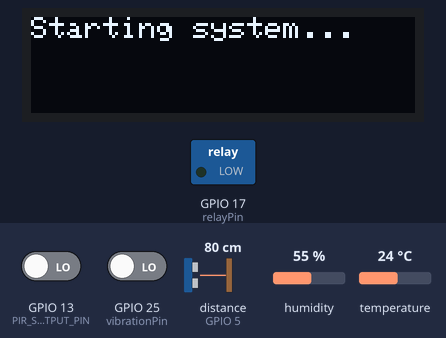
Bench run of a sketch on a simulated ESP32. On the bench: 128×32 one-colour display, switched loads named in the sketch (green lamp = pin HIGH). Inputs (shaded band) come from the test bench; at power-on: GPIO 13 (PIR_SENSOR_OUTPUT_PIN) LOW, GPIO 25 (vibrationPin) LOW, distance to the obstacle (sensor on GPIO 5) 80 cm, humidity 55 %, temperature 24 °C. The echo pulse lasts 58.3 µs per cm; WiFi joins after 1.5 s; servers stay silent unless stated; uploads are accepted with an empty reply; the local clock reads 2024-03-15 10:24:30 at power-on unless the sketch sets it; the Firebase database answers and starts empty; pins used as bus, display or sensor lines are not drawn; what the sketch prints to the serial monitor is not drawn.

Above: at 0.1 s.
At 1.6 s:
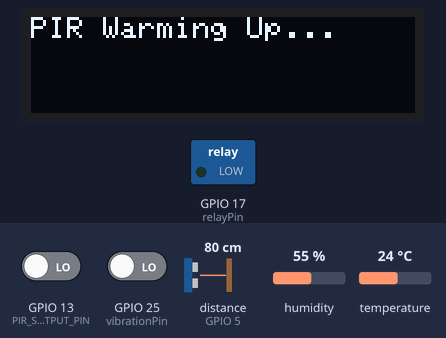
At 21.6 s:
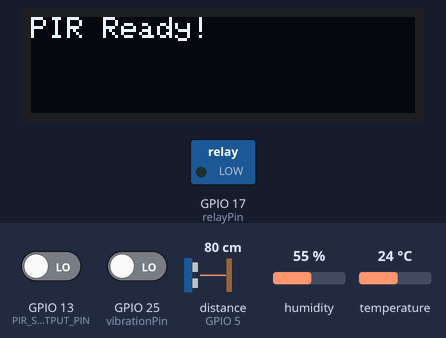
At 22.6 s:
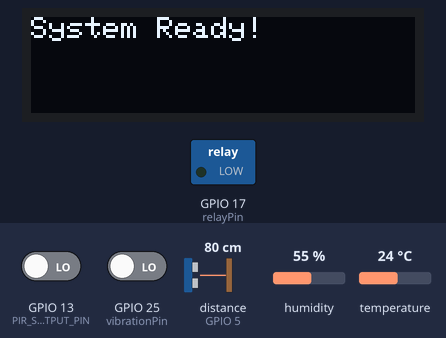
At 24.6 s:
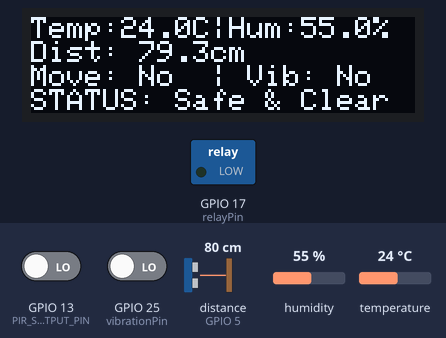

The sketch:

esp32_pir_vibration_ultrasonic.ino
```cpp
#include <Adafruit_SSD1306.h>
#include <Adafruit_GFX.h>
#include <DHT.h>
#include <WiFi.h>
#include <Firebase_ESP_Client.h>
#include <HTTPClient.h>

// // mysql
unsigned long lastHttpSendTime = 0;
const unsigned long httpInterval = 10000;  // 10 seconds

// WiFi credentials
#define WIFI_SSID "Abby's"
#define WIFI_PASSWORD ""

// Firebase credentials
#define API_KEY ""
#define DATABASE_URL ""

// Firebase objects
FirebaseData fbdo;
FirebaseAuth auth;
FirebaseConfig config;

// Firebase helper files
#include "addons/TokenHelper.h"
#include "addons/RTDBHelper.h"

// === Pin Configuration ===
// Ultrasonic
const int trigPin = 18;
const int echoPin = 5;
#define SOUND_SPEED 0.034  // in cm/us
// ultrasonic variable
long duration;
float distanceCm;
float distanceThreshold = 50.0;  // default fallback

// PIR Sensor
const int PIR_SENSOR_OUTPUT_PIN = 13;
// pir variable
volatile bool motionDetected = false;
unsigned long lastMotionTime = 0;
const unsigned long motionTimeout = 5000;  // 5 seconds
bool motionStatusShown = false;

// Vibration Sensor
const int vibrationPin = 25;
// vibration variable
bool vibrationDetected = false;
unsigned long lastVibrationTime = 0;
const unsigned long vibrationHoldTime = 5000;  // 5 second
unsigned long vibrationStartTime = 0;
const unsigned long vibrationCooldown = 5000;  // 5 seconds
bool vibrationDurationReset = false;

// DHT11
#define DHTPIN 4
#define DHTTYPE DHT11
DHT dht(DHTPIN, DHTTYPE);
// dht variable
float temperature;
float humidity;

// Relay
const int relayPin = 17;
bool relayOn = false;
unsigned long relayTriggeredTime = 0;
const unsigned long relayHoldDuration = 5000;  // Relay stays on at least 5 seconds

// OLED Display
#define SCREEN_WIDTH 128
#define SCREEN_HEIGHT 32
#define OLED_RESET -1
Adafruit_SSD1306 display(SCREEN_WIDTH, SCREEN_HEIGHT, &Wire, OLED_RESET);

void setup() {
  Serial.begin(115200);

  // OLED
  if (!display.begin(SSD1306_SWITCHCAPVCC, 0x3C)) {
    Serial.println("OLED init failed");
    while (true)
      ;
  }
  display.clearDisplay();
  display.setTextSize(1);
  display.setTextColor(SSD1306_WHITE);
  display.setCursor(0, 0);
  display.println("Starting system...");
  display.display();

  // Connect to WiFi
  WiFi.begin(WIFI_SSID, WIFI_PASSWORD);
  Serial.print("Connecting to WiFi");
  while (WiFi.status() != WL_CONNECTED) {
    delay(500);
    Serial.print(".");
  }
  Serial.println("\nConnected to WiFi");

  configTime(28800, 0, "pool.ntp.org", "time.nist.gov");  // 28800 = 8*3600 for Malaysia time

  // Firebase config
  config.api_key = API_KEY;
  config.database_url = DATABASE_URL;
  auth.user.email = "yungjielee@gmail.com";
  auth.user.password = "Asdfg12345";

  Firebase.begin(&config, &auth);
  Firebase.reconnectWiFi(true);

  Serial.println("Authenticating with Firebase...");
  while (auth.token.uid == "") {
    Serial.print(".");
    delay(500);
  }
  Serial.println("Firebase Ready!");

  // PIR setup
  pinMode(PIR_SENSOR_OUTPUT_PIN, INPUT_PULLUP);
  attachInterrupt(digitalPinToInterrupt(PIR_SENSOR_OUTPUT_PIN), pirISR, RISING);
  Serial.println("PIR Sensor warming up...");
  display.clearDisplay();
  display.setCursor(0, 0);
  display.println("PIR Warming Up...");
  display.display();
  delay(20000);  // Warm-up time for PIR
  Serial.println("PIR Ready!");
  display.clearDisplay();
  display.setCursor(0, 0);
  display.println("PIR Ready!");
  display.display();
  delay(1000);

  // Ultrasonic setup
  pinMode(trigPin, OUTPUT);
  pinMode(echoPin, INPUT);
  Serial.println("Ultrasonic Ready!");

  // Vibration setup
  pinMode(vibrationPin, INPUT);
  Serial.println("Vibration Ready!");

  // DHT
  dht.begin();

  // Relay
  pinMode(relayPin, OUTPUT);
  digitalWrite(relayPin, LOW);

  // Final system ready message
  display.clearDisplay();
  display.setCursor(0, 0);
  display.println("System Ready!");
  display.display();
  delay(1500);
}

void loop() {
  unsigned long currentMillis = millis();

  // === Ultrasonic Measurement ===
  digitalWrite(trigPin, LOW);
  delayMicroseconds(2);
  digitalWrite(trigPin, HIGH);
  delayMicroseconds(10);
  digitalWrite(trigPin, LOW);
  duration = pulseIn(echoPin, HIGH);
  distanceCm = duration * SOUND_SPEED / 2;

  Serial.print("Distance (cm): ");
  Serial.println(distanceCm);


  // === PIR Motion Detection ===
  if (motionDetected) {
    Serial.println("Motion detected!");
    motionDetected = false;
    lastMotionTime = currentMillis;
    motionStatusShown = false;  // reset flag
  }

  if (!motionDetected && !motionStatusShown && (currentMillis - lastMotionTime > motionTimeout)) {
    Serial.println("No motion detected.");
    motionStatusShown = true;  // prevent further prints
  }

  // === Vibration Detection ===
  bool vibState = digitalRead(vibrationPin);
  if (vibState == HIGH) {
    if (!vibrationDetected) {
      vibrationDetected = true;
      vibrationStartTime = currentMillis;
      Serial.println("Detected vibration...");
    }
    lastVibrationTime = currentMillis;
  }
  if (vibrationDetected && currentMillis - lastVibrationTime > vibrationHoldTime) {
    Serial.println("No vibration detected.");
    vibrationDetected = false;
    vibrationDurationReset = false;  // Reset flag so cooldown can begin
  }

  // Track vibration duration
  int vibrationDuration = 0;
  if (vibrationDetected) {
    vibrationDuration = (currentMillis - vibrationStartTime) / 1000;  // seconds
    Serial.print("Vibration active for ");
    Serial.print(vibrationDuration);
    Serial.println(" seconds");
  }

  // === Vibration Duration Cooldown Reset ===
  static unsigned long vibrationCooldownStart = 0;
  if (!vibrationDetected && !vibrationDurationReset) {
    vibrationCooldownStart = currentMillis;
    vibrationDurationReset = true;
  }

  if (vibrationDurationReset && (currentMillis - vibrationCooldownStart >= vibrationCooldown)) {
    vibrationDuration = 0;
    Firebase.RTDB.setInt(&fbdo, "/wildRepellentSystem/vibrationDuration", vibrationDuration);
    Serial.println("Vibration duration reset after cooldown.");
    vibrationDurationReset = false;
  }


  // === DHT11 ===
  humidity = dht.readHumidity();
  temperature = dht.readTemperature();
  Serial.print("Temp: ");
  Serial.print(temperature);
  Serial.print("°C, ");
  Serial.print("Humidity: ");
  Serial.print(humidity);
  Serial.println("%");

  // === Relay ===

  // Manual turn on or off relay
  bool manualMode = false;
  bool manualRelay = false;

  if (Firebase.RTDB.getBool(&fbdo, "/wildRepellentSystem/manualMode")) {
    manualMode = fbdo.boolData();
  }

  if (Firebase.RTDB.getBool(&fbdo, "/wildRepellentSystem/relay")) {
    manualRelay = fbdo.boolData();
  }

  // Read distance threshold from Firebase
  if (Firebase.RTDB.getFloat(&fbdo, "/wildRepellentSystem/distanceThreshold")) {
    distanceThreshold = fbdo.floatData();

    // Optional: limit to prevent weird inputs
    if (distanceThreshold < 10 || distanceThreshold > 300) {
      distanceThreshold = 50.0;
    }
  } else {
    distanceThreshold = 50.0;  // fallback default
  }
  Serial.print("Distance Threshold: ");
  Serial.println(distanceThreshold);

  String statusMessage = "Safe.";
  bool triggerCondition = false;

  bool motionActive = (currentMillis - lastMotionTime < motionTimeout);
  bool distanceClose = (distanceCm <= distanceThreshold);

  // 1. Vibration only ≥ 3 seconds
  if (vibrationDetected && vibrationDuration >= 3 && !motionActive && !distanceClose) {
    statusMessage = "Danger: Vibration detected!";
    triggerCondition = true;
  }
  // 2. Motion only, distance > 50 cm
  else if (motionActive && !vibrationDetected && !distanceClose) {
    statusMessage = "Alert: Motion detected, but not near.";
    triggerCondition = false;
  }
  // 3. Motion + distance < 50 cm (no vibration)
  else if (motionActive && !vibrationDetected && distanceClose) {
    statusMessage = "Danger: Animal approaching!";
    triggerCondition = true;
  }
  // 4. Motion + vibration, distance > 50 cm
  else if (motionActive && vibrationDetected && vibrationDuration >= 3 && !distanceClose) {
    statusMessage = "Danger: Motion and vibration detected!";
    triggerCondition = true;
  }
  // 5. Motion + vibration + distance < 50 cm
  else if (motionActive && vibrationDetected && vibrationDuration >= 3 && distanceClose) {
    statusMessage = "Danger: Animal confirmed!";
    triggerCondition = true;
  }
  // 6. No motion, no vibration, distance > 50 cm
  else if (!motionActive && !vibrationDetected && !distanceClose) {
    statusMessage = "Safe: No activity.";
    triggerCondition = false;
  }
  // 7. Only distance < 50 cm, no motion/vibration
  else if (!motionActive && !vibrationDetected && distanceClose) {
    statusMessage = "Alert: Object close, no movement.";
    triggerCondition = false;
  }
  Serial.println(statusMessage);


  if (manualMode) {
    // Manual control
    digitalWrite(relayPin, manualRelay ? HIGH : LOW);
    relayOn = manualRelay;
    Serial.println(manualRelay ? "Relay ON (Manual)" : "Relay OFF (Manual)");

  } else {
    // Automatic trigger

    if (triggerCondition) {
      digitalWrite(relayPin, HIGH);
      relayOn = true;
      relayTriggeredTime = currentMillis;
      Serial.println("Relay turn on");

    } else if (relayOn && (currentMillis - relayTriggeredTime > relayHoldDuration)) {
      digitalWrite(relayPin, LOW);
      relayOn = false;
      Serial.println("Relay turn off");
    }
  }

  // === OLED Display ===
  display.clearDisplay();
  display.setCursor(0, 0);
  display.print("Temp:");
  display.print(temperature, 1);
  display.print("C|");
  display.print("Hum:");
  display.print(humidity, 1);
  display.println("%");
  display.print("Dist: ");
  display.print(distanceCm, 1);
  display.println("cm");

  // Movement & Vibration & Status
  display.print("Move: ");
  if (currentMillis - lastMotionTime < motionTimeout) {
    display.print("Yes ");
  } else {
    display.print("No  ");
  }

  display.print("| Vib: ");
  display.println(vibrationDetected ? "Yes" : "No ");

  if (triggerCondition) {
    display.print("STATUS: ALERT ANIMAL!");
  } else {
    display.print("STATUS: Safe & Clear");
  }
  display.display();

  // Push sensor data to Firebase
  Firebase.RTDB.setFloat(&fbdo, "/wildRepellentSystem/temperature", temperature);
  Firebase.RTDB.setFloat(&fbdo, "/wildRepellentSystem/humidity", humidity);
  Firebase.RTDB.setFloat(&fbdo, "/wildRepellentSystem/distance", distanceCm);
  Firebase.RTDB.setBool(&fbdo, "/wildRepellentSystem/motion", (currentMillis - lastMotionTime < motionTimeout));
  Firebase.RTDB.setBool(&fbdo, "/wildRepellentSystem/vibration", vibrationDetected);
  Firebase.RTDB.setInt(&fbdo, "/wildRepellentSystem/vibrationDuration", vibrationDuration);
  if (!manualMode) {
    Firebase.RTDB.setBool(&fbdo, "/wildRepellentSystem/relay", relayOn);
  }
  Firebase.RTDB.setString(&fbdo, "/wildRepellentSystem/modeStatus", manualMode ? "Manual" : "Auto");
  Firebase.RTDB.setString(&fbdo, "/wildRepellentSystem/status", statusMessage);
  Firebase.RTDB.setFloat(&fbdo, "/wildRepellentSystem/distanceThreshold", distanceThreshold);

  String timestamp = getFormattedTime();
  Firebase.RTDB.setString(&fbdo, "/wildRepellentSystem/timestamp", timestamp);

  if (millis() - lastHttpSendTime >= httpInterval) {
    sendDataToMySQL(temperature, humidity, distanceCm, relayOn, vibrationDetected, motionActive, statusMessage, manualMode);
    lastHttpSendTime = millis();
  }

  delay(2000);
}

void pirISR() {
  motionDetected = true;
}

String getFormattedTime() {
  struct tm timeinfo;
  if (!getLocalTime(&timeinfo)) {
    Serial.println("Failed to obtain time");
    return "";
  }

  char timeStr[30];
  strftime(timeStr, sizeof(timeStr), "%Y-%m-%d %H:%M:%S", &timeinfo);
  return String(timeStr);
}

void sendDataToMySQL(float temperature, float humidity, float distanceCm, bool relayOn, bool vibrationDetected, bool motionActive, String statusMessage, bool manualMode) {
  String serverName = "http://smartanimal.threelittlecar.com/insert_data.php";  // Replace with your real URL

  String httpRequest = serverName + "?temperature=" + String(temperature, 2)
                       + "&humidity=" + String(humidity, 2)
                       + "&distance=" + String(distanceCm, 2)
                       + "&relay=" + (relayOn ? "1" : "0")
                       + "&vibration=" + (vibrationDetected ? "1" : "0")
                       + "&motion=" + (motionActive ? "1" : "0")
                       + "&status=" + urlencode(statusMessage)
                       + "&mode=" + urlencode(manualMode ? "Manual" : "Auto");

  HTTPClient http;
  // Serial.println("HTTP GET: " + httpRequest);
  http.begin(httpRequest);
  int httpResponseCode = http.GET();
  if (httpResponseCode > 0) {
    Serial.print("HTTP Response (MySQL): ");
    Serial.println(httpResponseCode);
  } else {
    Serial.print("HTTP GET Error: ");
    Serial.println(httpResponseCode);
  }
  http.end();
}

String urlencode(String str) {
  String encoded = "";
  char c;
  char code0;
  char code1;
  for (int i = 0; i < str.length(); i++) {
    c = str.charAt(i);
    if (isalnum(c)) {
      encoded += c;
    } else {
      code1 = (c & 0xf) + '0';
      if ((c & 0xf) > 9) code1 = (c & 0xf) - 10 + 'A';
      code0 = ((c >> 4) & 0xf) + '0';
      if (((c >> 4) & 0xf) > 9) code0 = ((c >> 4) & 0xf) - 10 + 'A';
      encoded += '%';
      encoded += code0;
      encoded += code1;
    }
  }
  return encoded;
}
```

Measured:
- what the display in image 1 shows lasts 20.0 s, from 1.6 s to 21.6 s
- what the display in image 2 shows lasts 1.0 s, from 21.6 s to 22.6 s
- what the display in image 3 shows lasts 2.0 s, from 22.6 s to 24.6 s
